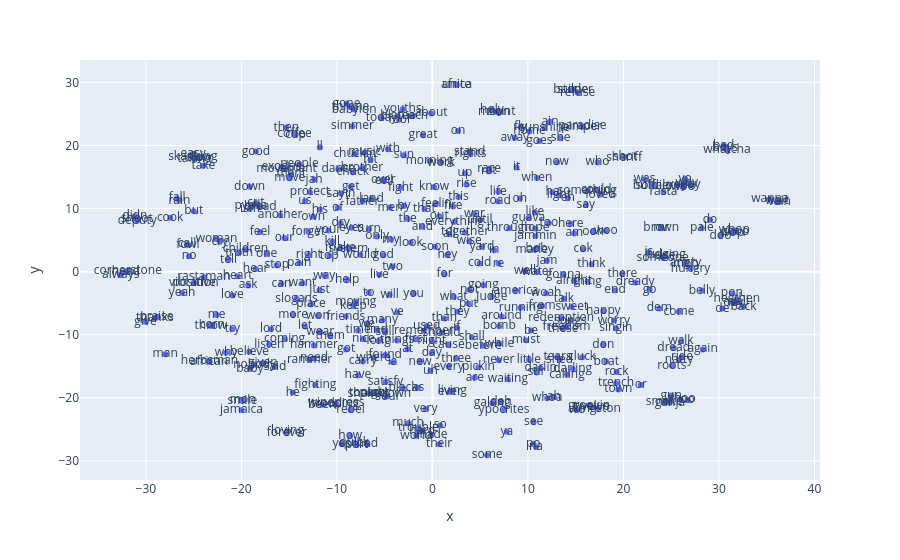

Source (notebook cell):
### Code cell
# Graficar los embedddings en 2D
import plotly.graph_objects as go
import plotly.express as px

vecs, labels = reduce_dimensions(w2v_model)

MAX_WORDS=400
fig = px.scatter(x=vecs[:MAX_WORDS,0], y=vecs[:MAX_WORDS,1], text=labels[:MAX_WORDS])
fig.show()

### Figure 1 — Plotly figure (JSON) as saved in the notebook; plotly's stock layout.template omitted (floating-point values rounded to 4 significant figures; data arrays with more than 128 entries replaced by an {"elided": "..."} marker saying what was removed)
{"data": [{"hovertemplate": "x=%{x}<br>y=%{y}<br>text=%{text}<extra></extra>", "legendgroup": "", "marker": {"color": "#636efa", "symbol": "circle"}, "mode": "markers+text", "name": "", "orientation": "v", "showlegend": false, "text": {"elided": "400 str values"}, "type": "scatter", "x": {"elided": "400 float values"}, "xaxis": "x", "y": {"elided": "400 float values"}, "yaxis": "y"}], "layout": {"legend": {"tracegroupgap": 0}, "margin": {"t": 60}, "xaxis": {"anchor": "y", "domain": [0, 1], "title": {"text": "x"}}, "yaxis": {"anchor": "x", "domain": [0, 1], "title": {"text": "y"}}}}
